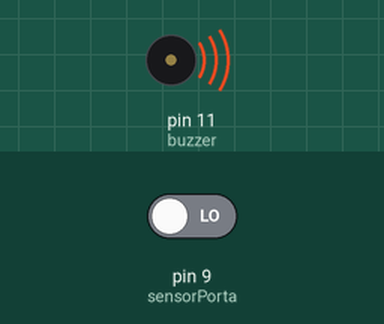
Simulated run of this sketch. Board: Arduino Uno, built with avr-gcc and run on an emulated ATmega328P. On the bench: buzzer (waves = sounding). Inputs (shaded band) come from the test bench; at power-on: pin 9 (sensorPorta) LOW. What the sketch prints to the serial monitor is not drawn.

Above: at 0.1 s.
Timing chart, 0 to 1.6 s (numbered marks = the images above):
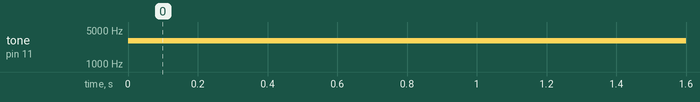

Measured:
- by itself, tone on pin 11 (buzzer): silent → 3000 Hz at 0.00 s

The sketch:

teste_snsor_proj_3__2.ino
```cpp
#include <Ultrasonic.h>
#include <Keypad.h>


bool typing = false;//salvar estado da senha
String senhaDigitada;
String senha = "4321";
int buzzer = 11;
long ultimoEstadoPorta;
bool alarmeAtivado;
int sensorPorta = 9;


const byte ROWS = 4; //four rows
const byte COLS = 3; //three columns
char keys[ROWS][COLS] = {
  {'1', '2', '3'},
  {'4', '5', '6'},
  {'7', '8', '9'},
  {'*', '0', '#'}
};

byte rowPins[ROWS] = {5, 4, 3, A0}; //connect to the row pinouts of the keypad
byte colPins[COLS] = {8, 7, 6}; //connect to the column pinouts of the keypad

Keypad keypad = Keypad( makeKeymap(keys), rowPins, colPins, ROWS, COLS );


void setup() {
  Serial.begin(9600);

  pinMode(A0, INPUT);
  pinMode(buzzer, OUTPUT);
  pinMode(sensorPorta, INPUT);

}

void loop() {
  int distanciaPorta = 0;

ultimoEstadoPorta = digitalRead(sensorPorta);

  /* if (Serial.available() > 0) {
     distanciaPorta = Serial.parseInt();
      Serial.print("ok");
    }*/
  char key = keypad.getKey();
  long now = millis();

  if ((now % 30000 == 0) && (sensorPorta)) {
    Serial.println("30 Segundos");
    Serial.println(now);
    tone(buzzer, 3000);
  }


  /*
    //alarmeAtivado = true;
    }
    else if (distanciaPorta > 10) {
    delay(1000);
    Serial.println(distanciaPorta);
    noTone;
    }*/
}
```
